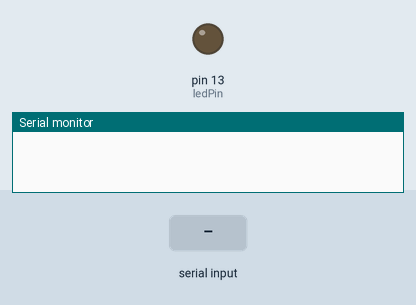
Simulated run of this sketch. Board: Arduino Uno, built with avr-gcc and run on an emulated ATmega328P. On the bench: output pins drawn as LEDs (lit = HIGH), the last lines printed to the serial monitor. The inputs (shaded band) are chosen by the test bench.

Above: at 1.2 s.
1.3 s: "a" received over Serial
At 2.0 s:
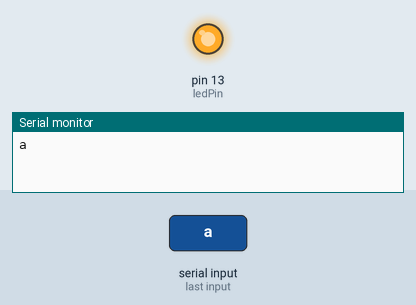
2.8 s: "b" received over Serial
At 3.2 s:
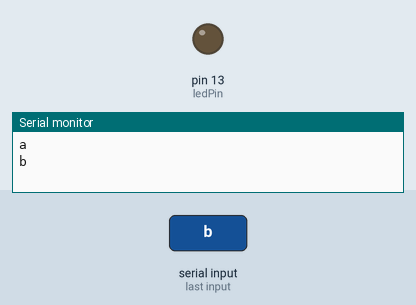
Timing chart, 0 to 5.8 s (numbered marks = the images above; inputs shaded):
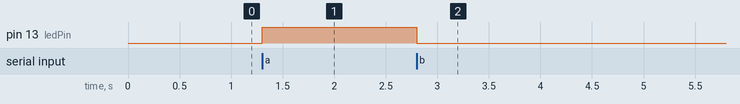

Measured:
- after the input at 1.3 s, pin 13 (ledPin): LOW → HIGH at once
- after the input at 2.8 s, pin 13 (ledPin): HIGH → LOW at once

The sketch:

Bluetooth_Controller_Arduino.ino
```cpp
char inputByte;
int ledPin = 13;

void setup() {
 Serial.begin(9600);
 pinMode(ledPin,OUTPUT);
}

void loop() {

  while(Serial.available()>0) {
    inputByte = Serial.read();
    Serial.println(inputByte);

    if (inputByte=='a') {
      digitalWrite(ledPin,HIGH);
      }
    else if (inputByte=='b') {
      digitalWrite(ledPin,LOW);
      }
  }
}
```
